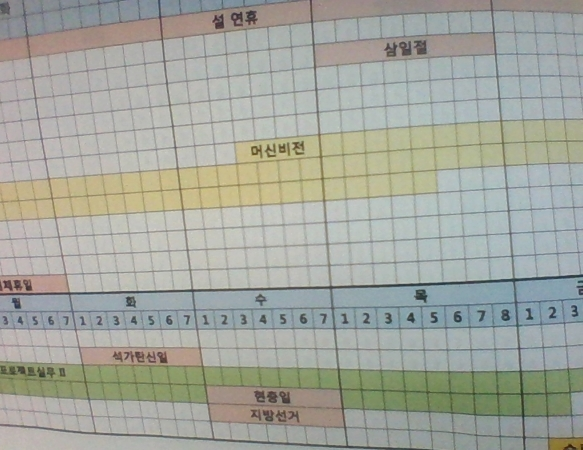
#> input picture timetable.jpg, 583 x 450 px, found by its file name
$ python threshold.py
#> lines starting #> are read from the running program, lines starting #| are printed output that depends on the picture; after the words box and inside, x2 and y2 are one past the last pixel; in counts of white or black regions, pixels touching at a corner belong together
# [20 lines of commented-out code are left out]


import cv2
import numpy as np
from matplotlib import pyplot as plt

img = cv2.imread('C:/Users/301ST-28/PycharmProjects/vision/timetable.jpg',0)
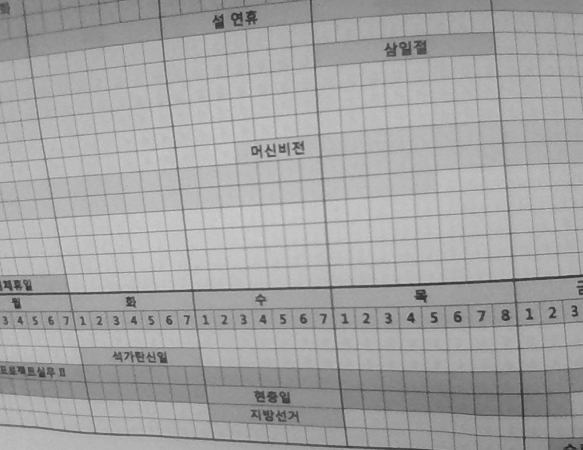
#> img: shape (450, 583); min 33, max 210, mean 164.1
img1 = cv2.medianBlur(img,5)
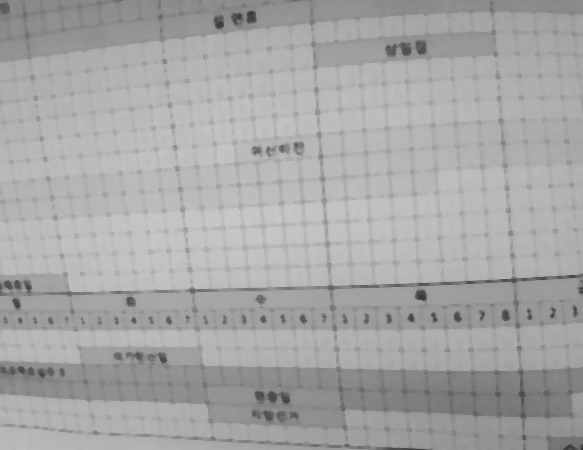
#> img1: shape (450, 583); min 46, max 200, mean 166.6

ret,th1 = cv2.threshold(img,185,255,cv2.THRESH_BINARY)
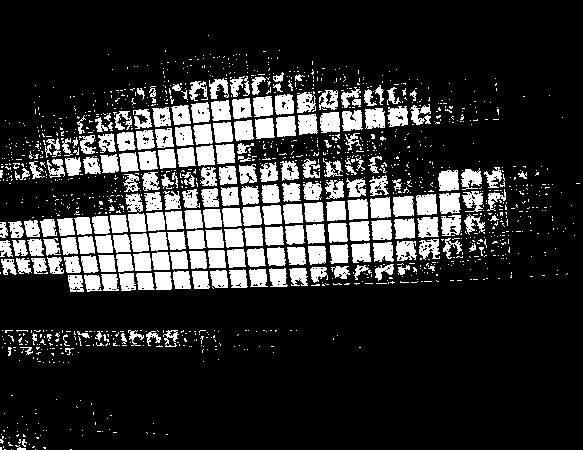
#> th1: shape (450, 583); 19.1% white; 1336 white regions (1116 under 20 px), largest, box (x1, y1, x2, y2) and area: (393, 196, 414, 217) 392, (416, 194, 437, 215) 391, (370, 197, 391, 218) 389
th2 = cv2.adaptiveThreshold(img,255,cv2.ADAPTIVE_THRESH_MEAN_C, cv2.THRESH_BINARY,15,2)
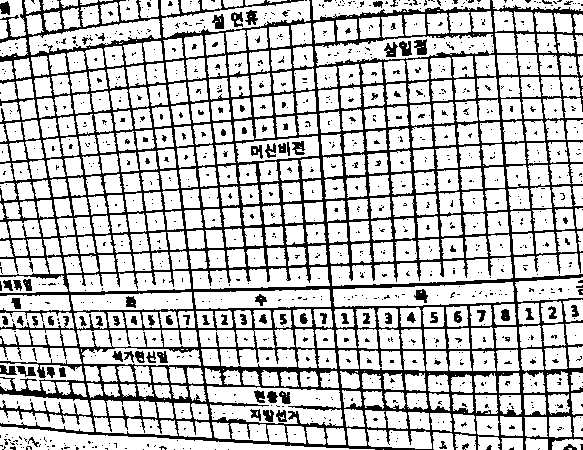
#> th2: shape (450, 583); 75.4% white; black in thin lines or dots
th3 = cv2.adaptiveThreshold(img,255,cv2.ADAPTIVE_THRESH_MEAN_C, cv2.THRESH_BINARY,15,10)
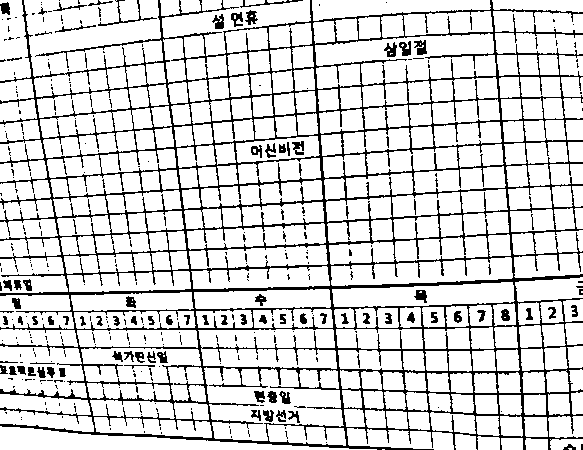
#> th3: shape (450, 583); 83.9% white; black in thin lines or dots
# [4 lines of commented-out code are left out]
cv2.imshow('th2',th2)
cv2.imshow('th3',th3)

cv2.waitKey(0)

# [10 lines of commented-out code are left out]

$ run again, with capture.jpg copied over timetable.jpg
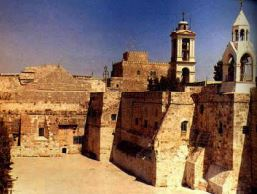
#> input picture capture.jpg, 257 x 194 px, found by its file name
#> `ret,th1 = cv2.threshold(img,185,255,cv2.THRESH_BINARY)`:
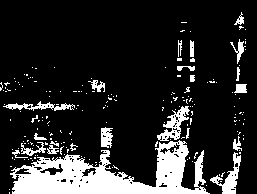
#> th1: shape (194, 257); 16.3% white; 195 white regions (172 under 20 px), largest, box (x1, y1, x2, y2) and area: (10, 140, 210, 194) 5256, (157, 106, 190, 141) 443, (210, 152, 241, 194) 427
#> th2: shape (194, 257); 60.2% white; 529 black regions (448 under 20 px), largest, box (x1, y1, x2, y2) and area: (109, 31, 257, 194) 7647, (0, 92, 110, 194) 2329, (0, 54, 122, 92) 959
#> `th3 = cv2.adaptiveThreshold(img,255,cv2.ADAPTIVE_THRESH_MEAN_C, cv2.TH..`:
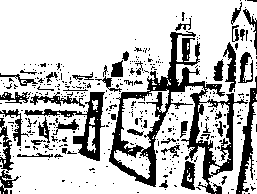
#> th3: shape (194, 257); 75.7% white; 414 black regions (367 under 20 px), largest, box (x1, y1, x2, y2) and area: (109, 31, 248, 194) 4814, (24, 92, 105, 161) 1170, (236, 76, 257, 194) 780
